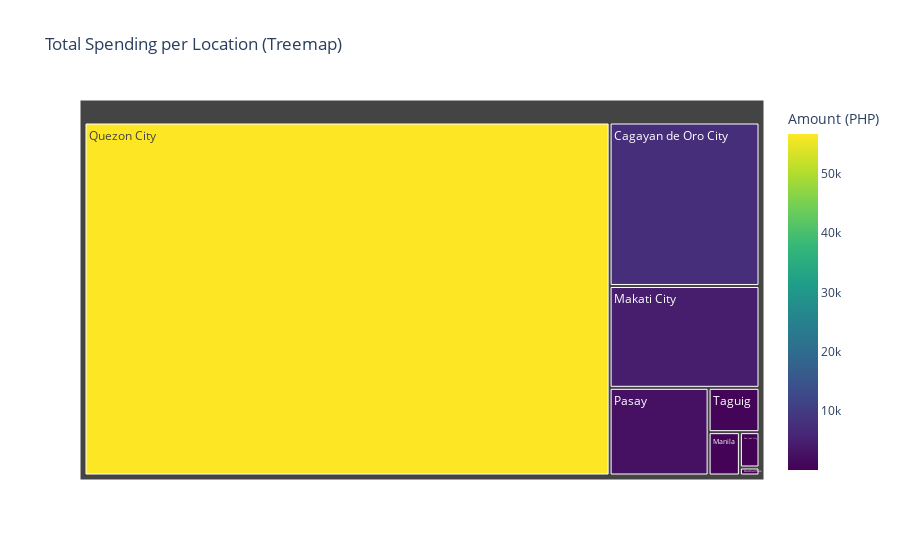

The notebook cell saved with this chart:
### Code cell
# Data Visualization by TreeMap

# Group the DataFrame by 'Location' and calculate the total 'Amount' for each location
location_totals = df.groupby('Location')['Amount (PHP)'].sum().reset_index()

# Create the Treemap Visualization

# Sort the data by the total amount in descending order
location_totals = location_totals.sort_values(by='Amount (PHP)', ascending=False)

# Create the treemap visualization using Plotly Express
fig = px.treemap(location_totals, path=['Location'], values='Amount (PHP)', color='Amount (PHP)',
                 color_continuous_scale='Viridis', title='Total Spending per Location (Treemap)')

# Show the plot
fig.show()

### Figure 1 — Plotly figure (JSON) as saved in the notebook; plotly's stock layout.template omitted (floating-point values rounded to 4 significant figures)
{"data": [{"branchvalues": "total", "customdata": [[7498], [48], [4672.0], [415], [2656], [56730.0], [212], [690]], "domain": {"x": [0, 1], "y": [0, 1]}, "hovertemplate": "labels=%{label}<br>Amount (PHP)_sum=%{value}<br>parent=%{parent}<br>id=%{id}<br>Amount (PHP)=%{color}<extra></extra>", "ids": ["Cagayan de Oro City", "Dasmariñas", "Makati City", "Manila", "Pasay", "Quezon City", "San Juan City", "Taguig"], "labels": ["Cagayan de Oro City", "Dasmariñas", "Makati City", "Manila", "Pasay", "Quezon City", "San Juan City", "Taguig"], "marker": {"coloraxis": "coloraxis", "colors": [7498, 48, 4672.0, 415, 2656, 56730.0, 212, 690]}, "name": "", "parents": ["", "", "", "", "", "", "", ""], "type": "treemap", "values": [7498, 48, 4672.0, 415, 2656, 56730.0, 212, 690]}], "layout": {"coloraxis": {"colorbar": {"title": {"text": "Amount (PHP)"}}, "colorscale": [[0, "#440154"], [0.1111, "#482878"], [0.2222, "#3e4989"], [0.3333, "#31688e"], [0.4444, "#26828e"], [0.5556, "#1f9e89"], [0.6667, "#35b779"], [0.7778, "#6ece58"], [0.8889, "#b5de2b"], [1, "#fde725"]]}, "legend": {"tracegroupgap": 0}, "title": {"text": "Total Spending per Location (Treemap)"}}}
